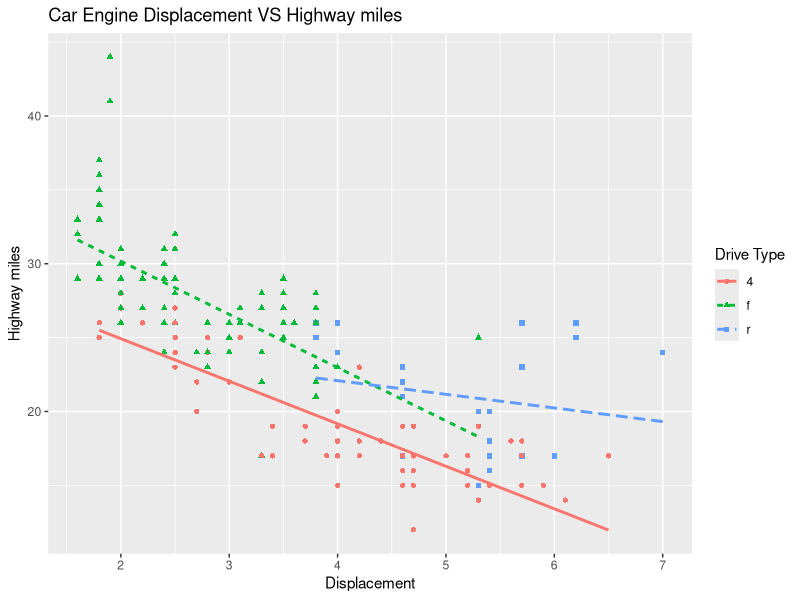

Reproduce this figure in R.
## ---- chunk 1
knitr::opts_chunk$set(echo = TRUE)
library(tidyverse)
library(tidyr)
library(ggplot2)
## ---- chunk 2

ggplot(mpg,mapping = aes(x = displ , y = hwy ,shape = drv ,color = drv)) +
   geom_point() +
  geom_smooth( aes(linetype = drv),method ="lm" , se = FALSE  ) +
  labs(x="Displacement",y = "Highway miles" , title = "Car Engine Displacement VS Highway miles" , color = "Drive Type" , shape = "Drive Type",linetype = "Drive Type") 


